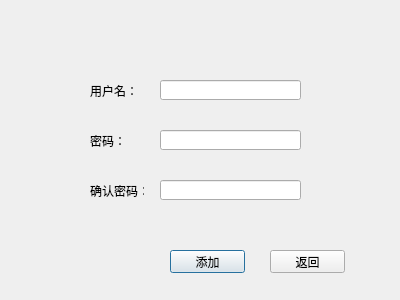
<?xml version="1.0" encoding="UTF-8"?>
<ui version="4.0">
 <class>addUser</class>
 <widget class="QDialog" name="addUser">
  <property name="geometry">
   <rect>
    <x>0</x>
    <y>0</y>
    <width>400</width>
    <height>300</height>
   </rect>
  </property>
  <property name="windowTitle">
   <string>新建用户</string>
  </property>
  <widget class="QPushButton" name="pushButton">
   <property name="geometry">
    <rect>
     <x>170</x>
     <y>250</y>
     <width>75</width>
     <height>23</height>
    </rect>
   </property>
   <property name="text">
    <string>添加</string>
   </property>
  </widget>
  <widget class="QPushButton" name="pushButton_2">
   <property name="geometry">
    <rect>
     <x>270</x>
     <y>250</y>
     <width>75</width>
     <height>23</height>
    </rect>
   </property>
   <property name="text">
    <string>返回</string>
   </property>
  </widget>
  <widget class="QLabel" name="label">
   <property name="geometry">
    <rect>
     <x>90</x>
     <y>70</y>
     <width>61</width>
     <height>41</height>
    </rect>
   </property>
   <property name="text">
    <string>用户名：</string>
   </property>
  </widget>
  <widget class="QLabel" name="label_2">
   <property name="geometry">
    <rect>
     <x>90</x>
     <y>120</y>
     <width>54</width>
     <height>41</height>
    </rect>
   </property>
   <property name="text">
    <string>密码：</string>
   </property>
  </widget>
  <widget class="QLabel" name="label_3">
   <property name="geometry">
    <rect>
     <x>90</x>
     <y>170</y>
     <width>54</width>
     <height>41</height>
    </rect>
   </property>
   <property name="text">
    <string>确认密码：</string>
   </property>
  </widget>
  <widget class="QLineEdit" name="lineEdit">
   <property name="geometry">
    <rect>
     <x>160</x>
     <y>80</y>
     <width>141</width>
     <height>20</height>
    </rect>
   </property>
  </widget>
  <widget class="QLineEdit" name="lineEdit_2">
   <property name="geometry">
    <rect>
     <x>160</x>
     <y>130</y>
     <width>141</width>
     <height>20</height>
    </rect>
   </property>
   <property name="echoMode">
    <enum>QLineEdit::Password</enum>
   </property>
   <property name="cursorMoveStyle">
    <enum>Qt::VisualMoveStyle</enum>
   </property>
  </widget>
  <widget class="QLineEdit" name="lineEdit_3">
   <property name="geometry">
    <rect>
     <x>160</x>
     <y>180</y>
     <width>141</width>
     <height>20</height>
    </rect>
   </property>
   <property name="echoMode">
    <enum>QLineEdit::Password</enum>
   </property>
  </widget>
 </widget>
 <resources/>
 <connections/>
</ui>
